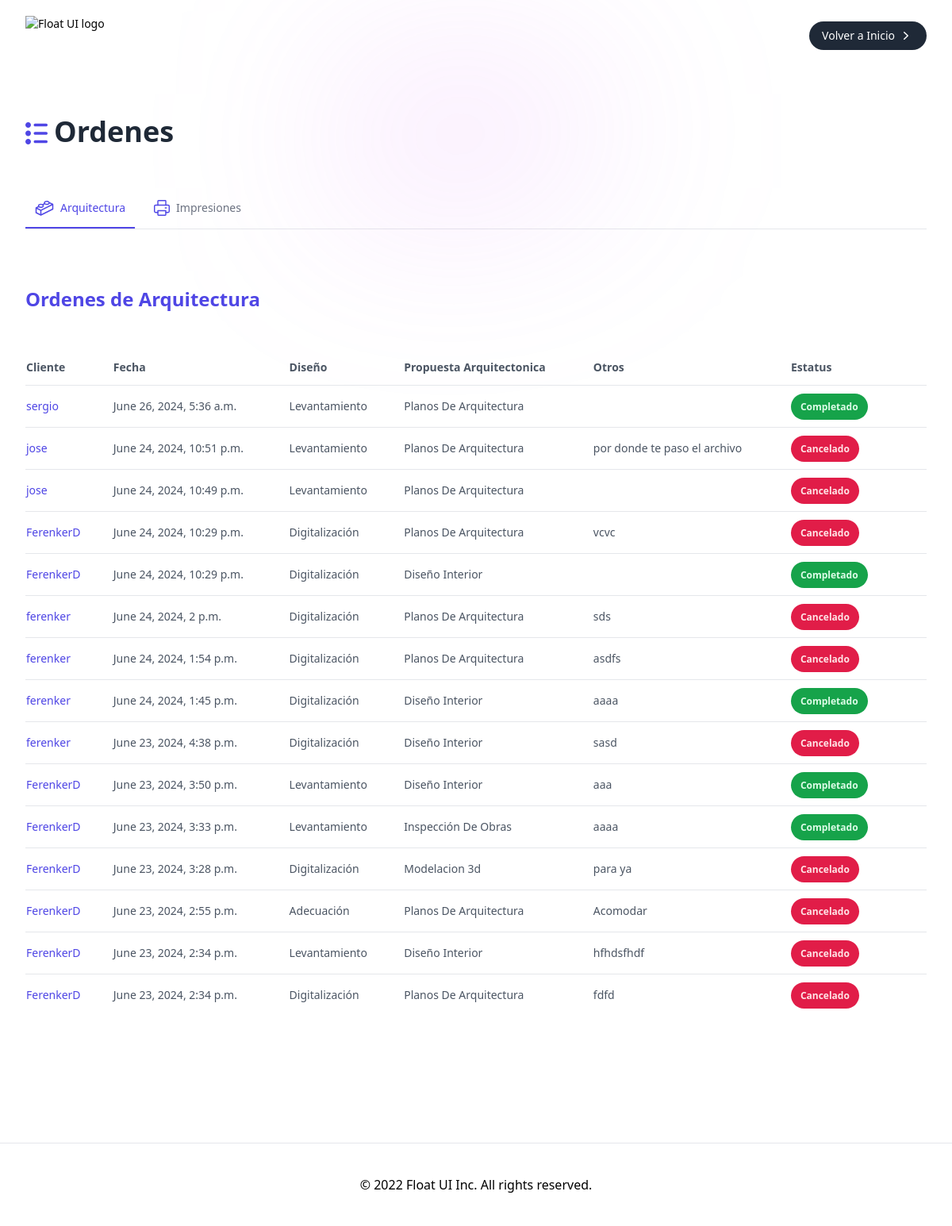
Page /business/orders/ on the committed database.
### customer/models.py (models this page shows)
class Services_Arquitecture(models.Model):
    name = models.CharField(max_length=255, default="Arquitectura")
    desing = models.CharField(max_length=255,  choices=list_designs)
    architectural_proposal = models.CharField(max_length=255,  choices=list_architectural_proposals)
    others = models.TextField()
    status = models.CharField(max_length=255, choices=order_statuses, default='Pendiente')
    creation_date = models.DateTimeField(auto_now_add=True)
    user = models.ForeignKey(User, on_delete=models.CASCADE, related_name='services_arquitecture')

### administrator/models.py (models this page shows, shortened)
class User(AbstractUser):
    identification_document = models.CharField(
        max_length=8, unique=True, blank=True, null=True)
    phone_number = models.CharField(max_length=11, blank=True, null=True)
    class Role(models.TextChoices):
        ADMIN = "ADMIN", "Admin"
        BUSINESS = "BUSINESS", "Business"
        CUSTOMER = "CUSTOMER", "Customer"
    base_role = Role.ADMIN
    role = models.CharField(max_length=50, choices=Role.choices)

### business/views.py (the view)
# urls.py: path('orders/', orders, name='orders_business'),
def orders(request):
    if request.method == 'GET':
        try:
            orders = [Services_Impression.objects.all(), Services_Arquitecture.objects.all()]
            return render(request, 'orders_business.html', {
                'impresiones': orders[0][::-1],
                'arquitecturas': orders[1][::-1],
            })
        except:
            messages.error(request, "Ha ocurrido un error.")
            return render(request, "orders_business.html")

### business/templates/orders_business.html (shortened to what this page needs)
{% extends 'base_business.html' %}
{% block contenido %}
    <section class="relative py-14">
        <div class="absolute inset-0 max-w-xs mx-auto h-44 blur-[118px]" style="background: linear-gradient(152.92deg, rgba(192, 132, 252, 0.2) 4.54%, rgba(232, 121, 249, 0.26) 34.2%, rgba(192, 132, 252, 0.1) 77.55%);"></div>
        <div class="max-w-screen-xl mx-auto px-4 text-gray-600 md:px-8">
          <div class="relative max-w-2xl">
            <div class="relative z-10 flex justify-start items-center">
              <h3 class="pb-1 text-gray-800 text-3xl font-semibold sm:text-4xl">Ordenes</h3>
            </div>
          </div>
          <div dir="ltr" data-orientation="horizontal" class="max-w-screen-xl mx-auto  mt-12"">
            <div role="tablist" aria-orientation="horizontal" class="w-full border-b flex items-center gap-x-3 overflow-x-auto text-sm" aria-label="Manage your account" tabindex="0" data-orientation="horizontal" style="outline: none;">
               <button type="button" role="tab" aria-selected="true" aria-controls="radix-:r12:-content-Overview" data-state="active" id="radix-:r12:-trigger-Overview" class="group outline-none py-1.5 border-b-2 border-white text-gray-500 data-[state=active]:border-indigo-600 data-[state=active]:text-indigo-600" tabindex="0" data-orientation="horizontal" data-radix-collection-item="">
                  <div class="flex items-center gap-x-2 py-1.5 px-3 rounded-lg duration-150 group-hover:text-indigo-600 group-hover:bg-gray-50 group-active:bg-gray-100 font-medium">
                     Arquitectura
                  </div>
               </button>
               <button type="button" role="tab" aria-selected="false" aria-controls="radix-:r12:-content-Integration" data-state="inactive" id="radix-:r12:-trigger-Integration" class="group outline-none py-1.5 border-b-2 border-white text-gray-500 data-[state=active]:border-indigo-600 data-[state=active]:text-indigo-600" tabindex="-1" data-orientation="horizontal" data-radix-collection-item="">
                  <div class="flex items-center gap-x-2 py-1.5 px-3 rounded-lg duration-150 group-hover:text-indigo-600 group-hover:bg-gray-50 group-active:bg-gray-100 font-medium">
Impresiones
                  </div>
               </button>
            </div>
            <div data-state="active" data-orientation="horizontal" role="tabpanel" aria-labelledby="radix-:r12:-trigger-Overview" id="radix-:r12:-content-Overview" tabindex="0" class="py-6">
                         <div class="relative mt-12">
            <div class="items-start justify-between md:flex"><div class="max-w-lg"><h3 class="text-indigo-600 text-xl font-bold sm:text-2xl">Ordenes de Arquitectura</h3></div></div>
            <div class="mt-12 relative h-max overflow-auto">
                <table class="w-full table-auto text-sm text-left">
                <thead class="text-gray-600 font-medium border-b">
                    <tr>
                        <th class="py-3 pr-6">Cliente</th>
                        <th class="py-3 pr-6">Fecha</th>
                        <th class="py-3 pr-6">Diseño</th>
                        <th class="py-3 pr-6">Propuesta Arquitectonica</th>
                        <th class="py-3 pr-6">Otros</th>
                        <th class="py-3 pr-6">Estatus</th>
                        <th class="py-3 pr-6"></th>
                    </tr>
                </thead>
                <tbody class="text-gray-600 divide-y">
                    {% for arqui in arquitecturas %}
                    <tr>
                        <td class="pr-6 py-4 whitespace-nowrap">
                            <button id="btn-modal-{{ arqui.id }}" class="text-indigo-600 font-medium">{{arqui.user.username}}</button>
                        </td>
                        <td class="pr-6 py-4 whitespace-nowrap">{{ arqui.creation_date }}</td>
                        <td class="pr-6 py-4 whitespace-nowrap">{{ arqui.desing }}</td>
                        <td class="pr-6 py-4 whitespace-nowrap">{{ arqui.architectural_proposal  }}</td>
                        <td class="pr-6 py-4 whitespace-nowrap">{{ arqui.others }}</td>
                        {% if arqui.status == 'Pendiente' %}
                            <td class="pr-6 py-4 whitespace-nowrap">
                                <span class="px-3 py-2 rounded-full font-semibold text-xs bg-purple-600 text-purple-100">{{arqui.status}}</span>
                            </td>
                        {% elif arqui.status == 'En proceso' %}
                            <td class="pr-6 py-4 whitespace-nowrap">
                                <span class="px-3 py-2 rounded-full font-semibold text-xs bg-indigo-600 text-indigo-100">{{arqui.status}}</span>
                            </td>
                        {% elif arqui.status == 'Cancelado' %}
                            <td class="pr-6 py-4 whitespace-nowrap">
                                <span class="px-3 py-2 rounded-full font-semibold text-xs bg-rose-600 text-rose-100">{{arqui.status}}</span>
                            </td>
                            {% elif arqui.status == 'Completado' %}
                            <td class="pr-6 py-4 whitespace-nowrap">
                                <span class="px-3 py-2 rounded-full font-semibold text-xs bg-green-600 text-green-100">{{arqui.status}}</span>
                            </td>
                        {% endif %}
                    </tr>
                    {% endfor %}
                </tbody>
                </table>
            </div>
          </div>
            </div>
         </div>
        </div>
      </section>
{% endblock %}

### business/templates/base_business.html (shortened to what this page needs)
{% load static tailwind_tags %}
{% load static %}
<!DOCTYPE html>
<html lang="es">
  <head>
    <link rel="stylesheet" type="text/css" href="{% static 'noty.css' %}" />
    {% tailwind_css %}
    <link rel="stylesheet" type="text/css" href="{% static 'style.css' %}" />
  </head>
  <body>
    <nav class="bg-white border-b w-full md:static md:text-sm md:border-none">
      <div class="items-center px-4 max-w-screen-xl mx-auto md:flex md:px-8">
        <div class="flex items-center justify-between py-3 md:py-5 md:block">
          <a href="{% url 'index' %}" rel="nofollow"><img src="https://www.floatui.com/logo.svg" width="120" height="50" alt="Float UI logo"></a>
        </div>
        <div class="flex-1 pb-3 mt-8 md:block md:pb-0 md:mt-0 hidden">
          <ul class="justify-end items-center space-y-6 md:flex md:space-x-6 md:space-y-0">
              {% if user.is_authenticated != True %}
              <li>
                <a href="{% url 'index' %}" class="flex items-center justify-center gap-x-1 py-2 px-4 text-white font-medium bg-gray-800 hover:bg-gray-700 active:bg-gray-900 rounded-full md:inline-flex" rel="nofollow">Volver a Inicio<svg xmlns="http://www.w3.org/2000/svg" viewbox="0 0 20 20" fill="currentcolor" class="w-5 h-5">
                <path fill-rule="evenodd" d="M7.21 14.77a.75.75 0 01.02-1.06L11.168 10 7.23 6.29a.75.75 0 111.04-1.08l4.5 4.25a.75.75 0 010 1.08l-4.5 4.25a.75.75 0 01-1.06-.02z" clip-rule="evenodd"></path></svg></a>
              </li>
              {% endif %}
            </div>
        </div>
    </nav>
    {% block contenido %}
    {% endblock %}
    <footer class="pt-10">
      <div class="mt-10 py-10 border-t md:text-center">
        <p>© 2022 Float UI Inc. All rights reserved.</p>
      </div>
    </footer>
  </body>
</html>

### static/style.css (style rules this page uses)
* { scroll-behavior: smooth; }

### rows in the picture
Services_Arquitecture: user.username "sergio", creation_date "June 26, 2024, 5:36 a.m.", desing "Levantamiento", architectural_proposal "Planos De Arquitectura", status "Completado"
Services_Arquitecture: user.username "jose", creation_date "June 24, 2024, 10:51 p.m.", desing "Levantamiento", architectural_proposal "Planos De Arquitectura", others "por donde te paso el archivo", status "Cancelado"
Services_Arquitecture: user.username "jose", creation_date "June 24, 2024, 10:49 p.m.", desing "Levantamiento", architectural_proposal "Planos De Arquitectura", status "Cancelado"
Services_Arquitecture: user.username "FerenkerD", creation_date "June 24, 2024, 10:29 p.m.", desing "Digitalización", architectural_proposal "Planos De Arquitectura", others "vcvc", status "Cancelado"
Services_Arquitecture: user.username "FerenkerD", creation_date "June 24, 2024, 10:29 p.m.", desing "Digitalización", architectural_proposal "Diseño Interior", status "Completado"
Services_Arquitecture: user.username "ferenker", creation_date "June 24, 2024, 2 p.m.", desing "Digitalización", architectural_proposal "Planos De Arquitectura", others "sds", status "Cancelado"
Services_Arquitecture: user.username "ferenker", creation_date "June 24, 2024, 1:54 p.m.", desing "Digitalización", architectural_proposal "Planos De Arquitectura", others "asdfs", status "Cancelado"
Services_Arquitecture: user.username "ferenker", creation_date "June 24, 2024, 1:45 p.m.", desing "Digitalización", architectural_proposal "Diseño Interior", others "aaaa", status "Completado"
Services_Arquitecture: user.username "ferenker", creation_date "June 23, 2024, 4:38 p.m.", desing "Digitalización", architectural_proposal "Diseño Interior", others "sasd", status "Cancelado"
Services_Arquitecture: user.username "FerenkerD", creation_date "June 23, 2024, 3:50 p.m.", desing "Levantamiento", architectural_proposal "Diseño Interior", others "aaa", status "Completado"
Services_Arquitecture: user.username "FerenkerD", creation_date "June 23, 2024, 3:33 p.m.", desing "Levantamiento", architectural_proposal "Inspección De Obras", others "aaaa", status "Completado"
Services_Arquitecture: user.username "FerenkerD", creation_date "June 23, 2024, 3:28 p.m.", desing "Digitalización", architectural_proposal "Modelacion 3d", others "para ya", status "Cancelado"
Services_Arquitecture: user.username "FerenkerD", creation_date "June 23, 2024, 2:55 p.m.", desing "Adecuación", architectural_proposal "Planos De Arquitectura", others "Acomodar", status "Cancelado"
Services_Arquitecture: user.username "FerenkerD", creation_date "June 23, 2024, 2:34 p.m.", desing "Levantamiento", architectural_proposal "Diseño Interior", others "hfhdsfhdf", status "Cancelado"
Services_Arquitecture: user.username "FerenkerD", creation_date "June 23, 2024, 2:34 p.m.", desing "Digitalización", architectural_proposal "Planos De Arquitectura", others "fdfd", status "Cancelado"
